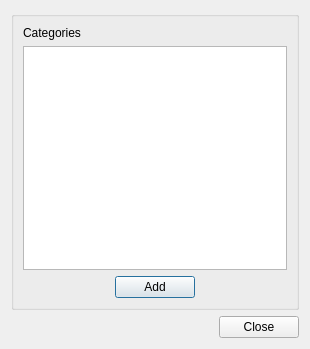
<?xml version="1.0" encoding="UTF-8"?>
<ui version="4.0">
 <class>CategoriesDlg</class>
 <widget class="QDialog" name="CategoriesDlg">
  <property name="geometry">
   <rect>
    <x>0</x>
    <y>0</y>
    <width>310</width>
    <height>349</height>
   </rect>
  </property>
  <property name="windowTitle">
   <string>Categories</string>
  </property>
  <layout class="QVBoxLayout" name="verticalLayout_2">
   <item>
    <widget class="QGroupBox" name="groupBox">
     <property name="title">
      <string/>
     </property>
     <layout class="QVBoxLayout" name="verticalLayout">
      <item>
       <widget class="QLabel" name="label">
        <property name="text">
         <string>Categories</string>
        </property>
       </widget>
      </item>
      <item>
       <widget class="QTableView" name="tableView"/>
      </item>
      <item>
       <layout class="QHBoxLayout" name="horizontalLayout">
        <item>
         <spacer name="horizontalSpacer">
          <property name="orientation">
           <enum>Qt::Horizontal</enum>
          </property>
          <property name="sizeHint" stdset="0">
           <size>
            <width>40</width>
            <height>20</height>
           </size>
          </property>
         </spacer>
        </item>
        <item>
         <widget class="QPushButton" name="addButton">
          <property name="text">
           <string>Add</string>
          </property>
          <property name="icon">
           <iconset resource="resources.qrc">
            <normaloff>:/images/add.ico</normaloff>:/images/add.ico</iconset>
          </property>
         </widget>
        </item>
        <item>
         <spacer name="horizontalSpacer_2">
          <property name="orientation">
           <enum>Qt::Horizontal</enum>
          </property>
          <property name="sizeHint" stdset="0">
           <size>
            <width>40</width>
            <height>20</height>
           </size>
          </property>
         </spacer>
        </item>
       </layout>
      </item>
     </layout>
    </widget>
   </item>
   <item>
    <widget class="QDialogButtonBox" name="buttonBox">
     <property name="orientation">
      <enum>Qt::Horizontal</enum>
     </property>
     <property name="standardButtons">
      <set>QDialogButtonBox::Close</set>
     </property>
    </widget>
   </item>
  </layout>
 </widget>
 <resources>
  <include location="resources.qrc"/>
 </resources>
 <connections>
  <connection>
   <sender>buttonBox</sender>
   <signal>accepted()</signal>
   <receiver>CategoriesDlg</receiver>
   <slot>accept()</slot>
   <hints>
    <hint type="sourcelabel">
     <x>248</x>
     <y>254</y>
    </hint>
    <hint type="destinationlabel">
     <x>157</x>
     <y>274</y>
    </hint>
   </hints>
  </connection>
  <connection>
   <sender>buttonBox</sender>
   <signal>rejected()</signal>
   <receiver>CategoriesDlg</receiver>
   <slot>reject()</slot>
   <hints>
    <hint type="sourcelabel">
     <x>316</x>
     <y>260</y>
    </hint>
    <hint type="destinationlabel">
     <x>286</x>
     <y>274</y>
    </hint>
   </hints>
  </connection>
 </connections>
</ui>
